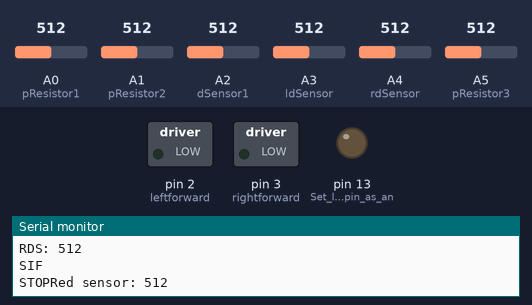
A sketch run on a simulated Arduino Uno, built with avr-gcc and run on an emulated ATmega328P. On the bench: switched loads named in the sketch (green lamp = pin HIGH), output pins drawn as LEDs (lit = HIGH), the last lines printed to the serial monitor. Dashed ring = blinking. The test bench sets the inputs (shaded band); at power-on: A5 (pResistor3) = 512, A1 (pResistor2) = 512, A0 (pResistor1) = 512, A2 (dSensor1) = 512, A3 (ldSensor) = 512, A4 (rdSensor) = 512.

Above: at 1.2 s.
1.3 s: A5 (pResistor3) set to 532
4.3 s: A5 (pResistor3) set to 557
At 4.65 s:
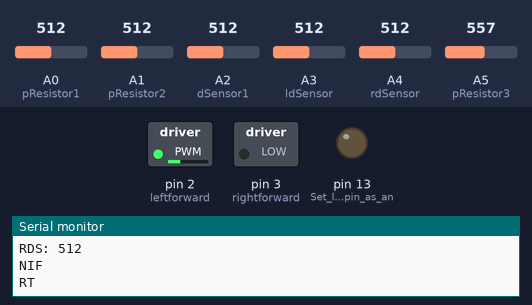
7.3 s: A1 (pResistor2) set to 317
10.3 s: A1 (pResistor2) set to 284
At 10.69 s:
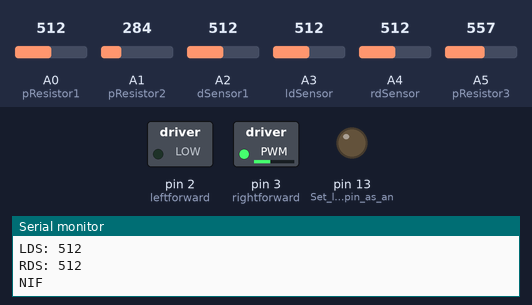
13.3 s: A0 (pResistor1) set to 317
16.3 s: A0 (pResistor1) set to 282
At 16.63 s:
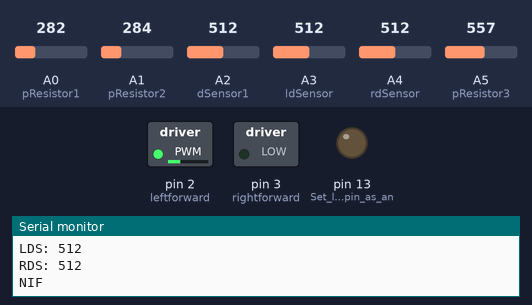
Timing chart, 0 to 20.3 s (numbered marks = the images above; inputs shaded):
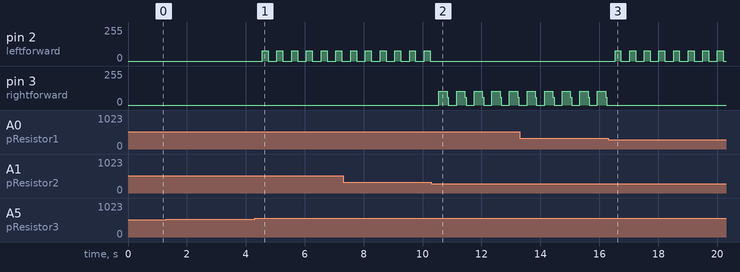

Measured:
- the behaviour switches between 549 and 550 on A5 (pResistor3) (found by bisection; images 0 and 1)
- the behaviour switches between 301 and 300 on A1 (pResistor2) (found by bisection; images 1 and 2)
- the behaviour switches between 301 and 300 on A0 (pResistor1) (found by bisection; images 2 and 3)
- after the input at 4.3 s, pin 2 (leftforward): alternates 78/255 for 0.20 s and 0/255 for 0.30 s, starting after 0.26 s
- after the input at 10.3 s, pin 2 (leftforward): stops changing and stays 0/255; pin 3 (rightforward): 0/255 → 103/255 after 0.26 s, then repeats every 0.60 s: 58/255 0.04 s, 0/255 0.28 s, 103/255 0.28 s
- after the input at 16.3 s, pin 2 (leftforward): alternates 78/255 for 0.20 s and 0/255 for 0.30 s, starting after 0.23 s; pin 3 (rightforward): stops changing and stays 0/255

The sketch:

Robot_Code_Bonus.ino.ino
```cpp
//Constants
const int pResistor1 = A0; // Photoresistor at Arduino analog pin A0  LEFT
const int pResistor2 = A1;// Led pin at Arduino pin 9 RIGHT
const int pResistor3 = A5;


const int dSensor1 = A2; // Distance sensors

const int ldSensor = A3;
const int rdSensor = A4;

const int leftforward = 2;      //Motor control pins
const int rightforward = 3;


const int obsDistance = 700;    //constants used to evaluate
const int obsDistanceb =450 ;
const int rblackVal = 300;
            //800~~~ in dark environment (CLobby), 200-300 in bright environment (makerstudio 2nd flor)
const int lblackVal = 300 ;
const int light = 13;

const int redMin = 295;
const int redMax = 550;


//Variables
int pvalue1;          //Left resistor
int pvalue2; //middle resistor
int pvalue3; //red resistor
int dvalue1;
int dvalue2;
int dvalue3;

void setup(){
 pinMode(13, OUTPUT); // Set lepPin - 9 pin as an output
 pinMode(pResistor1, INPUT);// Set pResistor - A0 pin as an input (optional)
 pinMode(pResistor2, INPUT);
 pinMode(pResistor3, INPUT);
 pinMode(dSensor1, INPUT);
 pinMode(ldSensor, INPUT);
 pinMode(rdSensor, INPUT);
 pinMode(leftforward, OUTPUT);
 pinMode(rightforward, OUTPUT);
 Serial.begin(9600);
 Serial.println("Hello World");


}

void loop(){


 pvalue1 = analogRead(pResistor1);
  pvalue2 = analogRead(pResistor2);
  pvalue3 = analogRead(pResistor3);

  dvalue1 = analogRead(dSensor1);

  dvalue2 = analogRead(ldSensor);
  dvalue3 = analogRead(rdSensor);

//You can change value "25"
String myString = String(pvalue3);
String fsensor = String(dvalue1);
String rsensor = String(pvalue2);
String lsensor = String(pvalue1);
String ld = String(dvalue2);
String rd = String(dvalue3);


  Serial.println("Red sensor: " +myString);
  Serial.println("Front: " + fsensor);
  Serial.println("Right Photoresistor: "+ rsensor);
  Serial.println("Left Photoresistor: " +lsensor);
  Serial.println("LDS: " + ld);
  Serial.println("RDS: " +rd);

if( dvalue1 < obsDistance && !isRed(pvalue3) ) {

  Serial.write("NIF \n");
  /*Serial.println(myString);
  Serial.println(fsensor);
  Serial.println(rsensor);
  Serial.println(lsensor);
  */


  if( pvalue2 > rblackVal ){
    Serial.write("RT \n");
    right();

  }
  else if (pvalue1 > rblackVal  ){
    left();
    Serial.write("LT \n");
  }
  else if (dvalue2> obsDistanceb){
    right();
    Serial.write("RTDS");

  }
  else if (dvalue3 >obsDistanceb){
    left();
    Serial.write("LTDS");
  }

  else{
    goStraight();
    Serial.write("S \n");
  }


}

else{
  stopMotor();
  Serial.write("SIF \n");
  if(isRed(pvalue3)){
    Serial.write("STOP");
  }
}

delay(250);
}

void goStraight(){

    for(int i = 0; i <300; i++){
  digitalWrite(leftforward, HIGH);
  digitalWrite (rightforward, HIGH);
  delayMicroseconds(325);
  digitalWrite(leftforward,LOW);
  digitalWrite(rightforward, LOW);
  delayMicroseconds(675);
    }

}
void left() {
 for(int i = 0; i <300; i++){
 digitalWrite(leftforward, LOW);
  digitalWrite (rightforward, HIGH);
  delayMicroseconds(400);
  digitalWrite(leftforward,LOW);
  digitalWrite(rightforward, LOW);
  delayMicroseconds(600);
 }
}
void right() {
  for(int i = 0; i <200; i++){
  digitalWrite(leftforward, HIGH);
  digitalWrite (rightforward, LOW);
  delayMicroseconds(300);
  digitalWrite(leftforward,LOW);
  digitalWrite(rightforward, LOW);
  delayMicroseconds(700);
  }
}
void stopMotor(){
  digitalWrite(leftforward,LOW);
  digitalWrite(rightforward, LOW);


}

bool isRed(int p3val){
  return (p3val > redMin && p3val < redMax) ;

}
```
